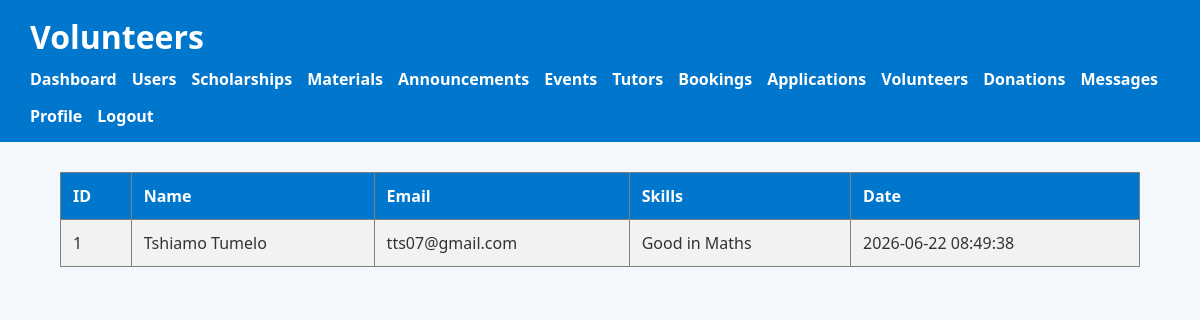
The page /manage_volunteers.php (signed in) on the database its author committed.
### tables this page shows
CREATE TABLE `volunteers` (
  `id` int(11) NOT NULL,
  `fullname` varchar(100) DEFAULT NULL,
  `email` varchar(100) DEFAULT NULL,
  `skills` text DEFAULT NULL,
  `created_at` timestamp NOT NULL DEFAULT current_timestamp()
);

### manage_volunteers.php (the view, shortened to what this page needs)
<?php
include("db.php");
$result=mysqli_query(
$conn,
"SELECT * FROM volunteers
ORDER BY created_at DESC"
);
?>
<!DOCTYPE html>
<html>
<head>
<link rel="stylesheet" href="style.css">
</head>
<body>
<header>
<h1>Volunteers</h1>
<nav>
<a href="admin_dashboard.php">Dashboard</a>
<a href="manage_users.php">Users</a>
<a href="manage_scholarships.php">Scholarships</a>
<a href="manage_materials.php">Materials</a>
<a href="manage_announcements.php">Announcements</a>
<a href="manage_events.php">Events</a>
<a href="manage_tutors.php">Tutors</a>
<a href="manage_bookings.php">Bookings</a>
<a href="manage_applications.php">Applications</a>
<a href="manage_volunteers.php">Volunteers</a>
<a href="manage_donations.php">Donations</a>
<a href="manage_contacts.php">Messages</a>
<a href="profile.php">Profile</a>
<a href="logout.php">Logout</a>
</nav>
</header>
<div class="container">
<table border="1">
<tr>
<th>ID</th>
<th>Name</th>
<th>Email</th>
<th>Skills</th>
<th>Date</th>
</tr>
<?php while($row=mysqli_fetch_assoc($result)){ ?>
<tr>
<td><?php echo $row['id']; ?></td>
<td><?php echo $row['fullname']; ?></td>
<td><?php echo $row['email']; ?></td>
<td><?php echo $row['skills']; ?></td>
<td><?php echo $row['created_at']; ?></td>
</tr>
<?php } ?>
</table>
</div>
</body>
</html>

### style.css (style rules this page uses)
body { margin:0; font-family:Segoe UI, Arial, sans-serif; background:#f4f8fc; color:#333; }
header { background:#0077CC; color:white; padding:15px 30px; }
header h1 { margin:0; }
nav { margin-top:10px; display:flex; flex-wrap:wrap; gap:15px; }
nav a { color:white; text-decoration:none; font-weight:bold; }
.container { width:90%; max-width:1100px; margin:auto; padding:30px 0; }
table { width:100%; border-collapse:collapse; }
th { background:#0077CC; color:white; }
th, td { padding:12px; text-align:left; }
tr:nth-child(even) { background:#f2f2f2; }

### rows shown on the page
volunteers: id "1", fullname "Tshiamo Tumelo", email "tts07@gmail.com", skills "Good in Maths", created_at "2026-06-22 08:49:38"
